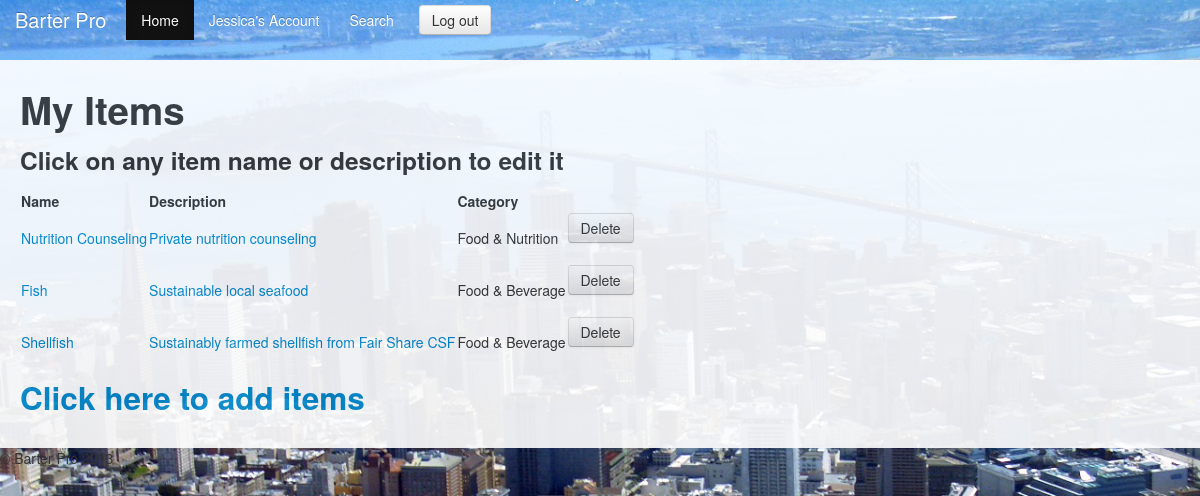
The page /manage_items (signed in) on the database its author committed.
### model.py (models this page shows, shortened)
class User(Base):
	__tablename__ = 'users'
	id = Column(Integer, primary_key=True)
	email = Column(String)
	password = Column(String)
	first_name = Column(String)
	last_name = Column(String)
	zipcode = Column(String)
	biz_name = Column(String)
	website = Column(String)
	image_url = Column(String, nullable=True)
	opt_a = Column(String, nullable=True)
	opt_b = Column(String, nullable=True)
	opt_c = Column(String, nullable=True)

class Item(Base):
	__tablename__ = 'items'
	id = Column(Integer, primary_key=True)
	name = Column(String)
	description = Column(String)
	owned = Column(Boolean)
	image_url = Column(String, nullable=True)
	user_id = Column(Integer, ForeignKey("users.id"))
	cat_id = Column(Integer, ForeignKey("categories.id"))
	user = relationship("User", backref=backref("items", order_by=id))
	category = relationship("Category", backref=backref("items", order_by=id))

class Category(Base):
	__tablename__ = 'categories'
	id = Column(Integer, primary_key=True)
	name = Column(String)				#category of item listed
	cat_type = Column(Integer) 			#goods or services

### server.py (the view)
@app.route("/manage_items")
def manage_items():
	user = db_session.query(User).get(g.user_id)
	items = user.items
	return render_template("manage_items.html",
							user_items =items, user=user)

### server.py (called while the page is built)
@app.before_request
def before_request():
	g.user_id = session.get("user_id") #gets user ID from current session
	if not g.user_id: # redirects to log-in if no user ID session
		g.user_id = None
		g.user = None
	else:
		g.user = db_session.query(User).get(g.user_id)
		g.notifications, g.new_confirms, g.new_refusals = get_notifications()

def get_notifications():
	notifications = db_session.query(Participant).filter_by(user_id=g.user_id, requester=False, confirm=None).all()
	all_my_trades = db_session.query(Participant).filter_by(user_id=g.user_id, requester=True).all()
	new_confirms = [participant for participant in all_my_trades if participant.trade.participants[1].confirm == True and participant.trade.participants[0].confirm == None]
	new_refusals = [participant for participant in all_my_trades if participant.trade.participants[1].confirm == False and participant.trade.participants[0].confirm == None]
	return notifications, new_confirms, new_refusals

### Templates/manage_items.html (shortened to what this page needs)
{% extends "layout.html" %}
{% block body %}
<div class="container wrapper">
 <h1>My Items</h1>
 	<h3> Click on any item name or description to edit it</h3>
 		<table>
			<tr>
				<td>
					<strong>
						Name
					</strong>
				</td>
				<td>
					<strong>
						Description
					</strong>
				</td>
				<td>
					<strong>
						Category
					</strong>
				</td>
		</tr>
 		{% for item in user_items %}
 		<tr>
 			<td>
 				<a href="{{url_for('edit_item', id=item.id)}}">
 					{{ item.name }}
 				</a>
 			</td>
 			<td>
 				<a href="{{ url_for('edit_description', id=item.id) }}">
 					{{ item.description }}
 				</a>
 			</td>
 			<td>
 				{{ item.category.name}}
 			<td>
 				<form name ="delete_item" action="{{url_for('delete_item', id=item.id)}}" method="POST">
  					<button type="submit" value="delete" class="btn">
  						Delete
  				</form>
  			</td>
 		</tr>
 		{% endfor %}
 	</table>
	<h2>
		<a href="{{ url_for('add_item') }}">
			Click here to add items
		</a>
	</h2>
</div>
{% endblock %}

### Templates/layout.html (shortened to what this page needs)
<!DOCTYPE html>
<html lang="en">
  <head>
    <link rel="stylesheet" href="../static/bootstrap/css/bootstrap.css" type="text/css">
    <link rel="stylesheet" href="../static/bootstrap/css/main.css" type="text/css">
    <link rel="stylesheet" href="../static/bootstrap/css/bootstrap-responsive.css" type="text/css">
  </head>
  <body>
    <div class="navbar navbar-inverse navbar-fixed-top">
      <div class="navbar-inner">
        <div class="container">
          <a class="brand" href="/">Barter Pro</a>
          <div class="nav-collapse collapse">
            <ul class="nav">
              <li class="active"><a href="/home">Home</a></li>
              {% if g.user %}
              <li><a href="/my_account">{{ g.user.first_name }}'s Account </a>
              </li>
              {% endif %}
                  <li><a href="/view_categories">Search</a></li>
            </ul>
            {% if not g.user %}
            <form name="login" action="/authenticate" method="POST" class="navbar-form pull-right">
              <input class="span2" type="text" name="email" placeholder="Email">
              <input class="span2" type="password" name="password" placeholder="Password">
              <button type ="submit" value="sign in" class="btn" >Sign in</button>
            </form>
            {% else %}
              <div>
                <a href="{{url_for('log_out')}}" class="btn">
                  Log out
                </a>
              </div>
            {% endif %}
          </div>
        </div>
      </div>
    </div>
    {% block body %}
    {% endblock %}
      <footer>
        <p>&copy; Barter Pro 2013</p>
      </footer>
  </body>
</html>

### Templates/layout.html (style rules this page uses)
body { padding-top: 60px; padding-bottom: 40px; }

### rows shown on the page
User: user.first_name "Jessica"
Item: name "Nutrition Counseling", description "Private nutrition counseling", category.name "Food & Nutrition"
Item: name "Fish", description "Sustainable local seafood", category.name "Food & Beverage"
Item: name "Shellfish", description "Sustainably farmed shellfish from Fair Share CSF", category.name "Food & Beverage"
